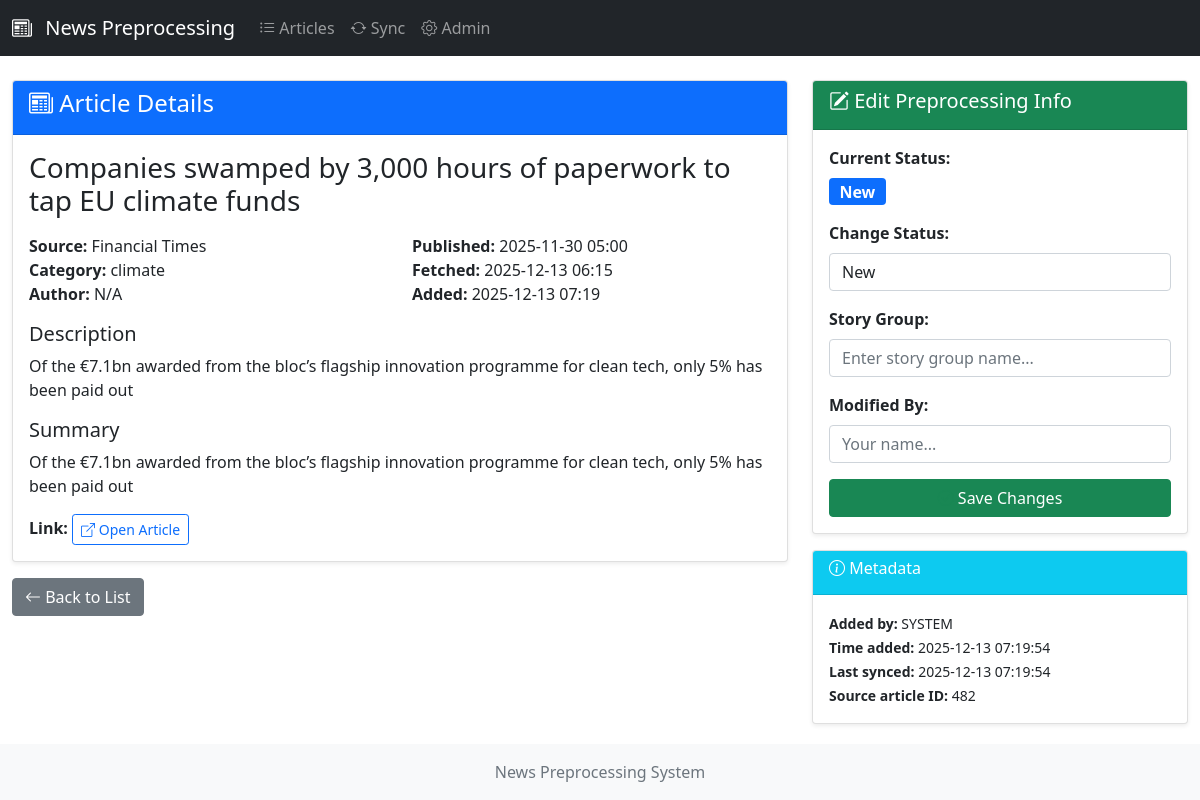
Page /article/302/ on the committed database.
### articles/models.py (models this page shows, shortened)
class PreprocessingArticle(models.Model):
    OUTCOME_CHOICES = [
        ('NEW', 'New'),
        ('processed', 'Processed'),
        ('rejected', 'Rejected'),
    ]
    title = models.TextField()
    link = models.TextField()
    description = models.TextField(blank=True)
    summary = models.TextField(blank=True)
    content = models.TextField(blank=True)
    source = models.CharField(max_length=200)
    category = models.CharField(max_length=100, blank=True)
    feed_url = models.TextField(blank=True)
    guid = models.TextField(blank=True)
    author = models.CharField(max_length=500, blank=True)
    published = models.DateTimeField(null=True, blank=True)
    fetched_at = models.DateTimeField(null=True, blank=True)
    time_added = models.DateTimeField(auto_now_add=True)
    added_by = models.CharField(max_length=100, default='SYSTEM')
    modified_by = models.CharField(max_length=100, blank=True)
    outcome = models.CharField(
        max_length=20,
        choices=OUTCOME_CHOICES,
        default='NEW'
    )
    storygroup = models.CharField(max_length=200, blank=True)
    source_article_id = models.IntegerField(null=True, blank=True, help_text='ID from news.db')
    last_synced = models.DateTimeField(auto_now=True)
    class Meta:
        ordering = ['-time_added']
        unique_together = [['title', 'source', 'published']]
        indexes = [
            models.Index(fields=['outcome']),
            models.Index(fields=['source']),
            models.Index(fields=['storygroup']),
            models.Index(fields=['time_added']),
        ]
    @property
    def outcome_badge_class(self):
        badges = {
            'NEW': 'badge-primary',
            'processed': 'badge-success',
            'rejected': 'badge-danger',
        }
        return badges.get(self.outcome, 'badge-secondary')

### articles/views.py (the view, shortened to what this page needs)
# urls.py: path('article/<int:pk>/', views.ArticleDetailView.as_view(), name='article_detail'),
class ArticleDetailView(DetailView):
    model = PreprocessingArticle
    template_name = 'articles/article_detail.html'
    context_object_name = 'article'
    def get_context_data(self, **kwargs):
        context = super().get_context_data(**kwargs)
        context['edit_form'] = ArticleEditForm(instance=self.object)
        return context

### articles/forms.py
class ArticleEditForm(forms.ModelForm):
    class Meta:
        model = PreprocessingArticle
        fields = ['outcome', 'storygroup', 'modified_by']
        widgets = {
            'outcome': forms.Select(attrs={'class': 'form-control'}),
            'storygroup': forms.TextInput(attrs={
                'class': 'form-control',
                'placeholder': 'Enter story group name...'
            }),
            'modified_by': forms.TextInput(attrs={
                'class': 'form-control',
                'placeholder': 'Your name...'
            }),
        }
    def __init__(self, *args, **kwargs):
        super().__init__(*args, **kwargs)
        self.fields['modified_by'].required = False
        self.fields['storygroup'].required = False

### articles/templates/articles/article_detail.html (shortened to what this page needs)
{% extends 'articles/base.html' %}
{% block content %}
<div class="row">
    <div class="col-md-8">
        <div class="card">
            <div class="card-header bg-primary text-white">
                <h4><i class="bi bi-newspaper"></i> Article Details</h4>
            </div>
            <div class="card-body">
                <h3>{{ article.title }}</h3>
                <div class="row mt-3 mb-3">
                    <div class="col-md-6">
                        <strong>Source:</strong> {{ article.source }}<br>
                        <strong>Category:</strong> {{ article.category|default:"N/A" }}<br>
                        <strong>Author:</strong> {{ article.author|default:"N/A" }}<br>
                    </div>
                    <div class="col-md-6">
                        <strong>Published:</strong> {{ article.published|date:"Y-m-d H:i" }}<br>
                        <strong>Fetched:</strong> {{ article.fetched_at|date:"Y-m-d H:i" }}<br>
                        <strong>Added:</strong> {{ article.time_added|date:"Y-m-d H:i" }}<br>
                    </div>
                </div>
                {% if article.description %}
                <div class="mt-3">
                    <h5>Description</h5>
                    <p>{{ article.description }}</p>
                </div>
                {% endif %}
                {% if article.summary %}
                <div class="mt-3">
                    <h5>Summary</h5>
                    <p>{{ article.summary }}</p>
                </div>
                {% endif %}
                <div class="mt-3">
                    <strong>Link:</strong>
                    <a href="{{ article.link }}" target="_blank" class="btn btn-sm btn-outline-primary">
                        <i class="bi bi-box-arrow-up-right"></i> Open Article
                    </a>
                </div>
            </div>
        </div>
        <div class="mt-3">
            <a href="{% url 'article_list' %}" class="btn btn-secondary">
                <i class="bi bi-arrow-left"></i> Back to List
            </a>
        </div>
    </div>
    <div class="col-md-4">
        <div class="card">
            <div class="card-header bg-success text-white">
                <h5><i class="bi bi-pencil-square"></i> Edit Preprocessing Info</h5>
            </div>
            <div class="card-body">
                <form method="post">
                    <div class="mb-3">
                        <label class="form-label"><strong>Current Status:</strong></label>
                        <div>
                            <span class="badge {{ article.outcome_badge_class }} fs-6">
                                {{ article.get_outcome_display }}
                            </span>
                        </div>
                    </div>
                    <div class="mb-3">
                        <label for="{{ edit_form.outcome.id_for_label }}" class="form-label">
                            <strong>Change Status:</strong>
                        </label>
                        {{ edit_form.outcome }}
                    </div>
                    <div class="mb-3">
                        <label for="{{ edit_form.storygroup.id_for_label }}" class="form-label">
                            <strong>Story Group:</strong>
                        </label>
                        {{ edit_form.storygroup }}
                    </div>
                    <div class="mb-3">
                        <label for="{{ edit_form.modified_by.id_for_label }}" class="form-label">
                            <strong>Modified By:</strong>
                        </label>
                        {{ edit_form.modified_by }}
                    </div>
                    <button type="submit" class="btn btn-success w-100">
                        <i class="bi bi-check-circle"></i> Save Changes
                    </button>
                </form>
            </div>
        </div>
        <div class="card mt-3">
            <div class="card-header bg-info text-white">
                <h6><i class="bi bi-info-circle"></i> Metadata</h6>
            </div>
            <div class="card-body">
                <small>
                    <strong>Added by:</strong> {{ article.added_by }}<br>
                    <strong>Time added:</strong> {{ article.time_added|date:"Y-m-d H:i:s" }}<br>
                    <strong>Last synced:</strong> {{ article.last_synced|date:"Y-m-d H:i:s" }}<br>
                    {% if article.source_article_id %}
                    <strong>Source article ID:</strong> {{ article.source_article_id }}<br>
                    {% endif %}
                </small>
            </div>
        </div>
    </div>
</div>
{% endblock %}

### static/css/style.css (style rules this page uses)
body { min-height: 100vh; display: flex; flex-direction: column; }
.badge-primary { background-color: #0d6efd !important; }
.card { box-shadow: 0 0.125rem 0.25rem rgba(0, 0, 0, 0.075); transition: box-shadow 0.3s ease-in-out; }
.btn { margin-right: 0.25rem; }
.btn:last-child { margin-right: 0; }
.bi-check-circle { color: #198754; }

### rows in the picture
PreprocessingArticle: title "Companies swamped by 3,000 hours of paperwork to tap EU climate funds", source "Financial Times", category "climate", author "N/A", published "2025-11-30 05:00", fetched_at "2025-12-13 06:15", time_added "2025-12-13 07:19", description "Of the €7.1bn awarded from the bloc’s flagship innovation programme for clean tech, only 5% has been paid out", summary "Of the €7.1bn awarded from the bloc’s flagship innovation programme for clean tech, only 5% has been paid out", outcome "New", added_by "SYSTEM", time_added "2025-12-13 07:19:54", last_synced "2025-12-13 07:19:54", source_article_id "482"
